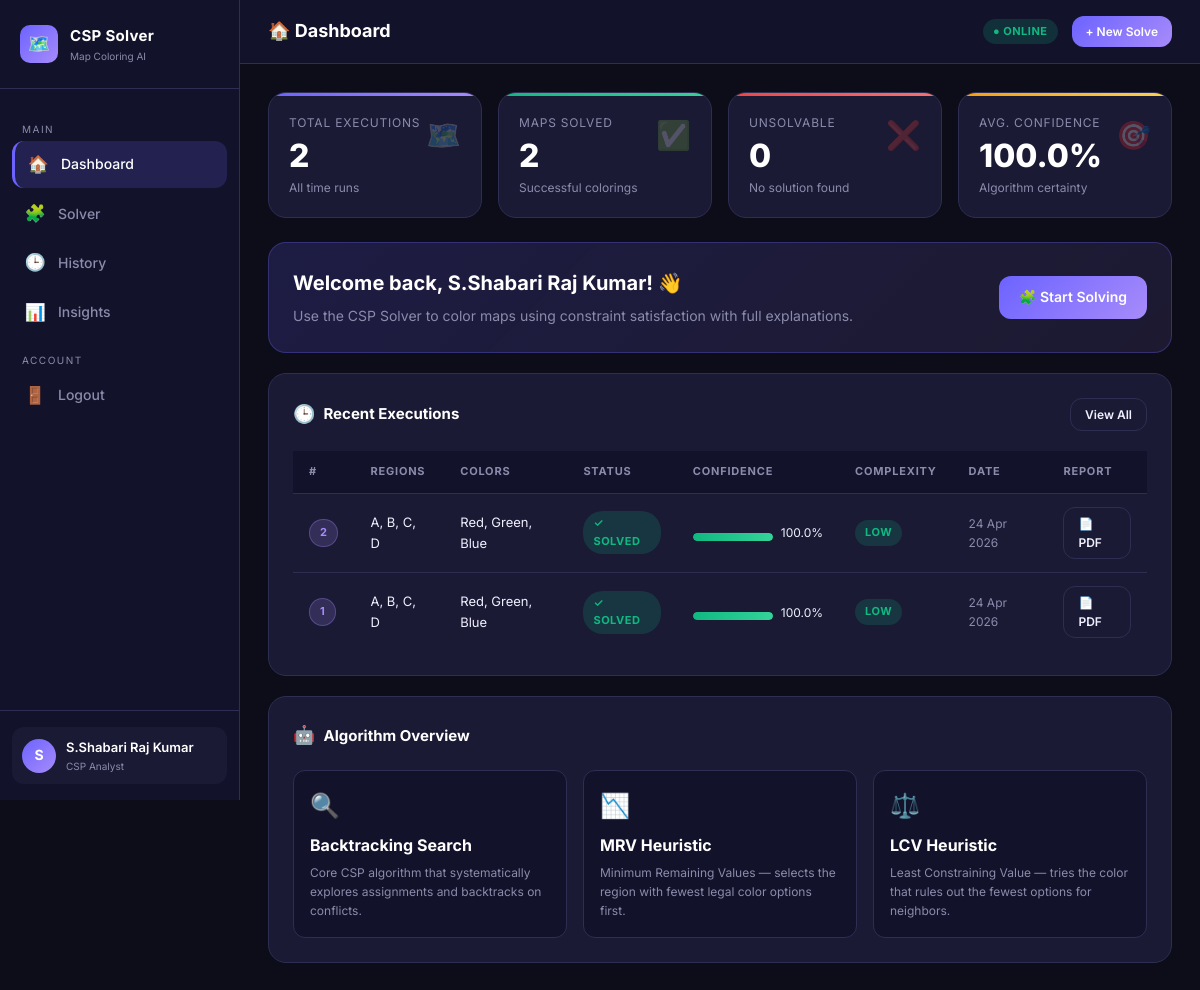
The app's page /dashboard (signed in) with its own data.
### models.py (models this page shows, shortened)
class User(db.Model):
    __tablename__ = "users"
    id         = db.Column(db.Integer, primary_key=True)
    name       = db.Column(db.String(120), nullable=False)
    username   = db.Column(db.String(80), unique=True, nullable=False)
    password   = db.Column(db.String(256), nullable=False)
    created_at = db.Column(db.DateTime, default=datetime.utcnow)
    executions = db.relationship("MapExecution", backref="user", lazy=True,
                                 cascade="all, delete-orphan")

class MapExecution(db.Model):
    __tablename__ = "map_executions"
    id               = db.Column(db.Integer, primary_key=True)
    user_id          = db.Column(db.Integer, db.ForeignKey("users.id"), nullable=False)
    regions_json     = db.Column(db.Text, nullable=False)   # ["A","B","C"]
    neighbors_json   = db.Column(db.Text, nullable=False)   # {"A":["B"],...}
    colors_json      = db.Column(db.Text, nullable=False)   # ["Red","Green","Blue"]
    solution_json    = db.Column(db.Text, nullable=True)    # {"A":"Red",...}
    confidence_score = db.Column(db.Float, default=0.0)
    complexity_label = db.Column(db.String(40), default="")
    backtracks       = db.Column(db.Integer, default=0)
    elapsed_ms       = db.Column(db.Float, default=0.0)
    success          = db.Column(db.Boolean, default=False)
    timestamp        = db.Column(db.DateTime, default=datetime.utcnow)
    @property
    def regions(self):
        return json.loads(self.regions_json)
    @property
    def colors(self):
        return json.loads(self.colors_json)

### app.py (the view)
@app.route("/dashboard")
@login_required
def dashboard():
    user = current_user()
    total   = MapExecution.query.filter_by(user_id=user.id).count()
    solved  = MapExecution.query.filter_by(user_id=user.id, success=True).count()
    failed  = total - solved
    avg_conf = db.session.query(
        db.func.avg(MapExecution.confidence_score)
    ).filter_by(user_id=user.id).scalar() or 0.0
    recent = (MapExecution.query
              .filter_by(user_id=user.id)
              .order_by(MapExecution.timestamp.desc())
              .limit(5).all())
    return render_template(
        "dashboard.html",
        user=user,
        total=total, solved=solved, failed=failed,
        avg_conf=round(avg_conf, 1),
        recent=recent
    )

### app.py (called while the page is built)
def login_required(f):
    @wraps(f)
    def decorated(*args, **kwargs):
        if "user_id" not in session:
            flash("Please log in to continue.", "warning")
            return redirect(url_for("login"))
        return f(*args, **kwargs)
    return decorated

def current_user():
    if "user_id" in session:
        return User.query.get(session["user_id"])
    return None

### templates/dashboard.html (shortened to what this page needs)
<!DOCTYPE html>
<html lang="en">
<head>
<link rel="stylesheet" href="{{ url_for('static', filename='css/style.css') }}">
</head>
<body>
<div class="app-layout">
  <aside class="sidebar">
    <div class="sidebar-brand">
      <div class="brand-icon">🗺️</div>
      <div>
        <div class="brand-name">CSP Solver</div>
        <div class="brand-sub">Map Coloring AI</div>
      </div>
    </div>
    <nav class="sidebar-nav">
      <div class="nav-label">Main</div>
      <a href="/dashboard" class="nav-item active"><span class="nav-icon">🏠</span><span>Dashboard</span></a>
      <a href="/solver"    class="nav-item"><span class="nav-icon">🧩</span><span>Solver</span></a>
      <a href="/history"   class="nav-item"><span class="nav-icon">🕒</span><span>History</span></a>
      <a href="/insights"  class="nav-item"><span class="nav-icon">📊</span><span>Insights</span></a>
      <div class="nav-label">Account</div>
      <a href="/logout"    class="nav-item"><span class="nav-icon">🚪</span><span>Logout</span></a>
    </nav>
    <div class="sidebar-footer">
      <div class="user-chip">
        <div class="user-avatar">{{ user.name[0]|upper }}</div>
        <div class="user-info">
          <div class="user-name">{{ user.name }}</div>
          <div class="user-role">CSP Analyst</div>
        </div>
      </div>
    </div>
  </aside>
  <div class="main-content">
    <header class="topbar">
      <div class="topbar-title">🏠 Dashboard</div>
      <div class="topbar-right">
        <span class="badge badge-success">● Online</span>
        <a href="/solver" class="btn btn-primary btn-sm">+ New Solve</a>
      </div>
    </header>
    <main class="page-content">
      <div class="stats-grid">
        <div class="stat-card accent">
          <div class="stat-icon">🗺️</div>
          <div class="stat-label">Total Executions</div>
          <div class="stat-value">{{ total }}</div>
          <div class="stat-sub">All time runs</div>
        </div>
        <div class="stat-card success">
          <div class="stat-icon">✅</div>
          <div class="stat-label">Maps Solved</div>
          <div class="stat-value">{{ solved }}</div>
          <div class="stat-sub">Successful colorings</div>
        </div>
        <div class="stat-card danger">
          <div class="stat-icon">❌</div>
          <div class="stat-label">Unsolvable</div>
          <div class="stat-value">{{ failed }}</div>
          <div class="stat-sub">No solution found</div>
        </div>
        <div class="stat-card warning">
          <div class="stat-icon">🎯</div>
          <div class="stat-label">Avg. Confidence</div>
          <div class="stat-value">{{ avg_conf }}%</div>
          <div class="stat-sub">Algorithm certainty</div>
        </div>
      </div>
      <div class="card" style="background:linear-gradient(135deg,rgba(108,99,255,.18),rgba(167,139,250,.1));border-color:rgba(108,99,255,.3);">
        <div style="display:flex;align-items:center;justify-content:space-between;flex-wrap:wrap;gap:12px;">
          <div>
            <h2 style="font-size:20px;color:#fff;margin-bottom:6px;">Welcome back, {{ user.name }}! 👋</h2>
            <p style="color:var(--text-muted);font-size:14px;">Use the CSP Solver to color maps using constraint satisfaction with full explanations.</p>
          </div>
          <a href="/solver" class="btn btn-primary">🧩 Start Solving</a>
        </div>
      </div>
      <div class="card">
        <div class="card-header">
          <div class="card-title"><span class="icon">🕒</span>Recent Executions</div>
          <a href="/history" class="btn btn-outline btn-sm">View All</a>
        </div>
        {% if recent %}
        <div class="table-wrap">
          <table class="data-table">
            <thead>
              <tr>
                <th>#</th>
                <th>Regions</th>
                <th>Colors</th>
                <th>Status</th>
                <th>Confidence</th>
                <th>Complexity</th>
                <th>Date</th>
                <th>Report</th>
              </tr>
            </thead>
            <tbody>
              {% for ex in recent %}
              <tr>
                <td><span class="badge badge-purple">{{ ex.id }}</span></td>
                <td>{{ ex.regions|join(', ') }}</td>
                <td>{{ ex.colors|join(', ') }}</td>
                <td>
                  <span class="badge {{ 'badge-success' if ex.success else 'badge-danger' }}">
                    {{ '✓ Solved' if ex.success else '✗ Failed' }}
                  </span>
                </td>
                <td>
                  <div style="display:flex;align-items:center;gap:8px;">
                    <div class="progress" style="width:80px;">
                      <div class="progress-bar {{ 'success' if ex.confidence_score>=70 else 'warning' }}" style="width:{{ ex.confidence_score }}%;"></div>
                    </div>
                    <span style="font-size:12px;">{{ ex.confidence_score }}%</span>
                  </div>
                </td>
                <td>
                  {% set lbl = ex.complexity_label %}
                  <span class="badge {{ 'badge-success' if 'LOW' in lbl else ('badge-warning' if 'MED' in lbl else 'badge-danger') }}">
                    {{ lbl.replace(' COMPLEXITY MAP','') if lbl else '—' }}
                  </span>
                </td>
                <td style="font-size:12px;color:var(--text-muted);">{{ ex.timestamp.strftime('%d %b %Y') }}</td>
                <td><a href="/generate_report/{{ ex.id }}" class="btn btn-outline btn-sm" target="_blank">📄 PDF</a></td>
              </tr>
              {% endfor %}
            </tbody>
          </table>
        </div>
        {% else %}
        <div style="text-align:center;padding:40px;color:var(--text-muted);">
          <div style="font-size:48px;margin-bottom:12px;">🗺️</div>
          <p>No executions yet. <a href="/solver">Start your first solve →</a></p>
        </div>
        {% endif %}
      </div>
      <div class="card">
        <div class="card-header">
          <div class="card-title"><span class="icon">🤖</span>Algorithm Overview</div>
        </div>
        <div style="display:grid;grid-template-columns:repeat(auto-fit,minmax(200px,1fr));gap:16px;">
          <div style="padding:16px;background:var(--bg-secondary);border-radius:var(--radius);border:1px solid var(--border);">
            <div style="font-size:24px;margin-bottom:8px;">🔍</div>
            <div style="font-weight:700;color:#fff;margin-bottom:4px;">Backtracking Search</div>
            <div style="font-size:12px;color:var(--text-muted);">Core CSP algorithm that systematically explores assignments and backtracks on conflicts.</div>
          </div>
          <div style="padding:16px;background:var(--bg-secondary);border-radius:var(--radius);border:1px solid var(--border);">
            <div style="font-size:24px;margin-bottom:8px;">📉</div>
            <div style="font-weight:700;color:#fff;margin-bottom:4px;">MRV Heuristic</div>
            <div style="font-size:12px;color:var(--text-muted);">Minimum Remaining Values — selects the region with fewest legal color options first.</div>
          </div>
          <div style="padding:16px;background:var(--bg-secondary);border-radius:var(--radius);border:1px solid var(--border);">
            <div style="font-size:24px;margin-bottom:8px;">⚖️</div>
            <div style="font-weight:700;color:#fff;margin-bottom:4px;">LCV Heuristic</div>
            <div style="font-size:12px;color:var(--text-muted);">Least Constraining Value — tries the color that rules out the fewest options for neighbors.</div>
          </div>
        </div>
      </div>
    </main>
  </div>
</div>
</body>
</html>

### records on screen
User: name "S", name "S.Shabari Raj Kumar"
MapExecution: id "2", regions "A, B, C, D", colors "Red, Green, Blue", success "✓ SOLVED", confidence_score "100.0", complexity_label "LOW", timestamp "24 Apr 2026"
MapExecution: id "1", regions "A, B, C, D", colors "Red, Green, Blue", success "✓ SOLVED", confidence_score "100.0", complexity_label "LOW", timestamp "24 Apr 2026"

### other values on screen
{{ total }} "2"
{{ solved }} "2"
{{ failed }} "0"
{{ avg_conf }} "100.0"
